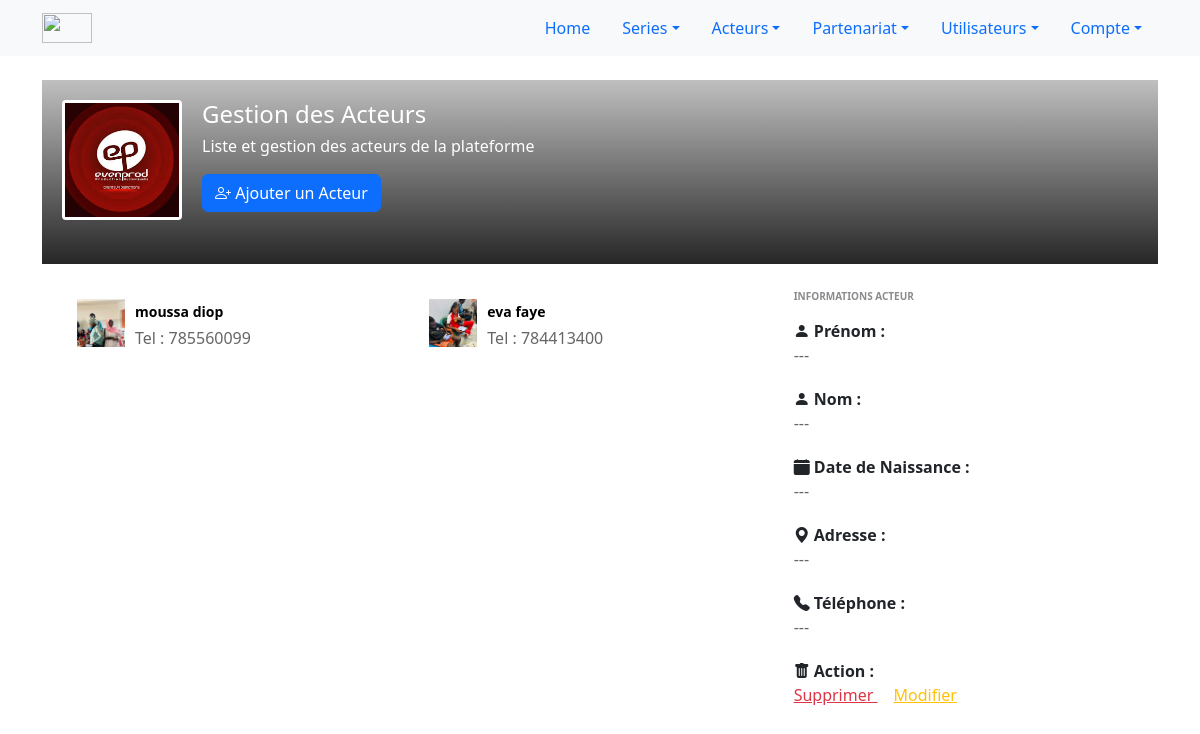
The page /pages/acteur/liste.php (signed in) on the database its author committed.
### tables this page shows
CREATE TABLE IF NOT EXISTS `acteurs` (
  `id` int NOT NULL AUTO_INCREMENT,
  `nom` varchar(100) NOT NULL,
  `prenom` varchar(100) DEFAULT NULL,
  `date_naissance` date DEFAULT NULL,
  `contact` varchar(50) DEFAULT NULL,
  `adresse` varchar(50) DEFAULT NULL,
  `photo` varchar(255) DEFAULT NULL,
  `cv_file` varchar(255) DEFAULT NULL,
  `projet_id` int DEFAULT NULL,
  PRIMARY KEY (`id`),
  KEY `projet_id` (`projet_id`)
);

### pages/acteur/liste.php (the view, shortened to what this page needs)
<head>
    <link rel="stylesheet" href="style.css">
    <link rel="stylesheet" href="https://cdn.jsdelivr.net/npm/bootstrap-icons@1.10.5/font/bootstrap-icons.css">
</head>
<?php include '../../includes/header.php'; ?>
<?php include '../../config/fonction.php'; ?>
<?php
$sql = "SELECT id, nom, prenom, date_naissance, cv_file, adresse, contact, photo FROM acteurs ORDER BY id DESC";
$result = mysqli_query($connexion, $sql);
$acteurs = [];
if ($result && mysqli_num_rows($result) > 0) {
    while ($row = mysqli_fetch_assoc($result)) {
        $acteurs[] = $row;
    }
}
?>
<div class="container">
    <div id="content" class="content p-0">
        <div class="profile-header">
            <div class="profile-header-cover"></div>
            <div class="profile-header-content">
                <div class="profile-header-img mb-4">
                    <img src="../../assets/images/logo.jpg" class="mb-4" alt="Acteurs" />
                </div>
                <div class="profile-header-info">
                    <h4 class="m-t-sm">Gestion des Acteurs</h4>
                    <p class="m-b-sm">Liste et gestion des acteurs de la plateforme</p>
                    <a href="add_act" class="btn btn-xs btn-primary mb-2">
                        <i class="bi bi-person-plus"></i> Ajouter un Acteur
                    </a>
                </div>
            </div>
        </div>
        <div class="profile-container">
            <div class="row row-space-20">
                <div class="col-md-8">
                    <ul class="friend-list clearfix">
                        <?php if (!empty($acteurs)): ?>
                        <?php foreach ($acteurs as $acteur): ?>
                        <li>
                            <a href="#" class="acteur-item" data-id="<?= htmlspecialchars($acteur['id']); ?>"
                                data-nom="<?= htmlspecialchars($acteur['nom']); ?>"
                                data-prenom="<?= htmlspecialchars($acteur['prenom']); ?>"
                                data-date="<?= htmlspecialchars($acteur['date_naissance']); ?>"
                                data-adresse="<?= htmlspecialchars($acteur['adresse']); ?>"
                                data-contact="<?= htmlspecialchars($acteur['contact']); ?>"
                                data-cv="<?= htmlspecialchars($acteur['cv_file'] ?? ''); ?>"
                                data-piece="<?= htmlspecialchars($acteur['piece_jointe'] ?? ''); ?>"
                                data-photo="<?= htmlspecialchars($acteur['photo']); ?>">
                                <div class="friend-img">
                                    <img src="<?= !empty($acteur['photo']) ? "../../uploads/photos/" . htmlspecialchars($acteur['photo']) : 'https://bootdey.com/img/Content/avatar/avatar2.png'; ?>"
                                        alt="Avatar" />
                                </div>
                                <div class="friend-info">
                                    <h4><?= htmlspecialchars($acteur['prenom']); ?>
                                        <?= htmlspecialchars($acteur['nom']); ?></h4>
                                    <p>Tel : <?= htmlspecialchars($acteur['contact']); ?></p>
                                </div>
                            </a>
                        </li>
                        <?php endforeach; ?>
                        <?php else: ?>
                        <p>Aucun acteur trouvé.</p>
                        <?php endif; ?>
                    </ul>
                </div>
                <div class="col-md-4 hidden-xs hidden-sm">
                    <ul class="profile-info-list" id="acteur-details">
                        <li class="title">INFORMATIONS ACTEUR</li>
                        <li>
                            <div class="field"><i class="bi bi-person-fill"></i> Prénom :</div>
                            <div class="value" id="info-prenom">---</div>
                        </li>
                        <li>
                            <div class="field"><i class="bi bi-person-fill"></i> Nom :</div>
                            <div class="value" id="info-nom">---</div>
                        </li>
                        <li>
                            <div class="field"><i class="bi bi-calendar-fill"></i> Date de Naissance :</div>
                            <div class="value" id="info-date">---</div>
                        </li>
                        <li>
                            <div class="field"><i class="bi bi-geo-alt-fill"></i> Adresse :</div>
                            <div class="value" id="info-adresse">---</div>
                        </li>
                        <li>
                            <div class="field"><i class="bi bi-telephone-fill"></i> Téléphone :</div>
                            <div class="value" id="info-contact">---</div>
                        </li>
                        <li>
                            <div class="field"><i class="bi bi-trash-fill"></i> Action :</div>
                            <div class="value">
                                <a href="#" id="delete-link" class="text-danger" style="text-decoration:underline;"
                                    onclick="return confirm('Êtes-vous sûr de vouloir supprimer cet élément ? Cette action est irréversible.');">
                                    Supprimer
                                </a>
                                <a href="#" id="edit-link" class="text-warning ms-3" style="text-decoration:underline;">
                                    Modifier
                                </a>
                            </div>
                        </li>
                    </ul>
                </div>
            </div>
        </div>
    </div>
</div>

### pages/acteur/style.css (style rules this page uses)
body { background: #eaeaea; margin-top:20px; }
.profile-info-list { padding: 0; margin: 0; list-style-type: none; }
.friend-list, .img-grid-list { margin: -1px; list-style-type: none; }
.profile-info-list > li.title { font-size: 0.625rem; font-weight: 700; color: #8a8a8f; padding: 0 0 0.3125rem; }
.profile-info-list > li { padding: 0.625rem 0; }
.profile-info-list > li .field { font-weight: 700; }
.profile-info-list > li .value { color: #666; }
.coming-soon-cover img, .email-detail-attachment .email-attachment .document-file img, .email-sender-img img, .friend-list .friend-img img, .profile-header-img img { max-width: 100%; }
.profile-header { position: relative; overflow: hidden; }
.profile-header .profile-header-cover { background-size: 100% auto; position: absolute; left: 0; right: 0; top: 0; bottom: 0; }
.profile-header .profile-header-cover:before { content: ""; position: absolute; top: 0; left: 0; right: 0; bottom: 0; background: linear-gradient(to bottom, rgba(0, 0, 0, 0.25) 0, rgba(0, 0, 0, 0.85) 100%); }
.profile-header .profile-header-content, .profile-header .profile-header-tab, .profile-header-img, body .fc-icon { position: relative; }
.profile-header .profile-header-content:after, .profile-header .profile-header-content:before { content: ""; display: table; clear: both; }
.profile-header .profile-header-content { color: #fff; padding: 1.25rem; }
.profile-header-img { float: left; width: 7.5rem; height: 7.5rem; overflow: hidden; z-index: 10; margin: 0 1.25rem -1.25rem 0; padding: 0.1875rem; -webkit-border-radius: 0.25rem; -moz-border-radius: 0.25rem; border-radius: 0.25rem; background: #fff; }
.profile-header-info h4 { font-weight: 500; margin-bottom: 0.3125rem; }
.profile-container { padding: 1.5625rem; }
.friend-list { padding: 0; }
.friend-list > li { float: left; width: 50%; }
.friend-list > li > a { display: block; text-decoration: none; color: #000; padding: 0.625rem; margin: 1px; background: #fff; }
.friend-list > li > a:after, .friend-list > li > a:before { content: ""; display: table; clear: both; }
.friend-list .friend-img { float: left; width: 3rem; height: 3rem; overflow: hidden; background: #efeff4; }
.friend-list .friend-info { margin-left: 3.625rem; }
.friend-list .friend-info h4 { margin: 0.3125rem 0; font-size: 0.875rem; font-weight: 600; }
.friend-list .friend-info p { color: #666; margin: 0; }

### rows shown on the page
acteurs: photo (picture), prenom "moussa", nom "diop", contact "785560099"
acteurs: photo (picture), prenom "eva", nom "faye", contact "784413400"
